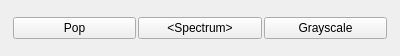
<?xml version="1.0" encoding="UTF-8"?>
<ui version="4.0">
 <class>Form</class>
 <widget class="QWidget" name="Form">
  <property name="geometry">
   <rect>
    <x>0</x>
    <y>0</y>
    <width>400</width>
    <height>56</height>
   </rect>
  </property>
  <property name="sizePolicy">
   <sizepolicy hsizetype="Fixed" vsizetype="Fixed">
    <horstretch>0</horstretch>
    <verstretch>0</verstretch>
   </sizepolicy>
  </property>
  <property name="minimumSize">
   <size>
    <width>400</width>
    <height>0</height>
   </size>
  </property>
  <property name="maximumSize">
   <size>
    <width>400</width>
    <height>56</height>
   </size>
  </property>
  <property name="windowTitle">
   <string>Form</string>
  </property>
  <layout class="QHBoxLayout" name="horizontalLayout_2">
   <item>
    <widget class="QFrame" name="framePop">
     <property name="sizePolicy">
      <sizepolicy hsizetype="Minimum" vsizetype="Minimum">
       <horstretch>0</horstretch>
       <verstretch>0</verstretch>
      </sizepolicy>
     </property>
     <property name="maximumSize">
      <size>
       <width>500</width>
       <height>16777215</height>
      </size>
     </property>
     <property name="frameShape">
      <enum>QFrame::NoFrame</enum>
     </property>
     <property name="frameShadow">
      <enum>QFrame::Plain</enum>
     </property>
     <layout class="QHBoxLayout" name="horizontalLayout">
      <property name="spacing">
       <number>2</number>
      </property>
      <property name="leftMargin">
       <number>2</number>
      </property>
      <property name="topMargin">
       <number>2</number>
      </property>
      <property name="rightMargin">
       <number>2</number>
      </property>
      <property name="bottomMargin">
       <number>2</number>
      </property>
      <item>
       <widget class="QPushButton" name="pushButtonPop">
        <property name="enabled">
         <bool>true</bool>
        </property>
        <property name="sizePolicy">
         <sizepolicy hsizetype="Minimum" vsizetype="Fixed">
          <horstretch>0</horstretch>
          <verstretch>0</verstretch>
         </sizepolicy>
        </property>
        <property name="text">
         <string>Pop</string>
        </property>
       </widget>
      </item>
      <item>
       <widget class="QPushButton" name="pushButtonSpectrum">
        <property name="enabled">
         <bool>true</bool>
        </property>
        <property name="minimumSize">
         <size>
          <width>0</width>
          <height>0</height>
         </size>
        </property>
        <property name="text">
         <string>&lt;Spectrum&gt;</string>
        </property>
       </widget>
      </item>
      <item>
       <widget class="QPushButton" name="pushButtonGSPop">
        <property name="enabled">
         <bool>true</bool>
        </property>
        <property name="text">
         <string>Grayscale</string>
        </property>
       </widget>
      </item>
     </layout>
    </widget>
   </item>
  </layout>
 </widget>
 <resources/>
 <connections/>
</ui>
